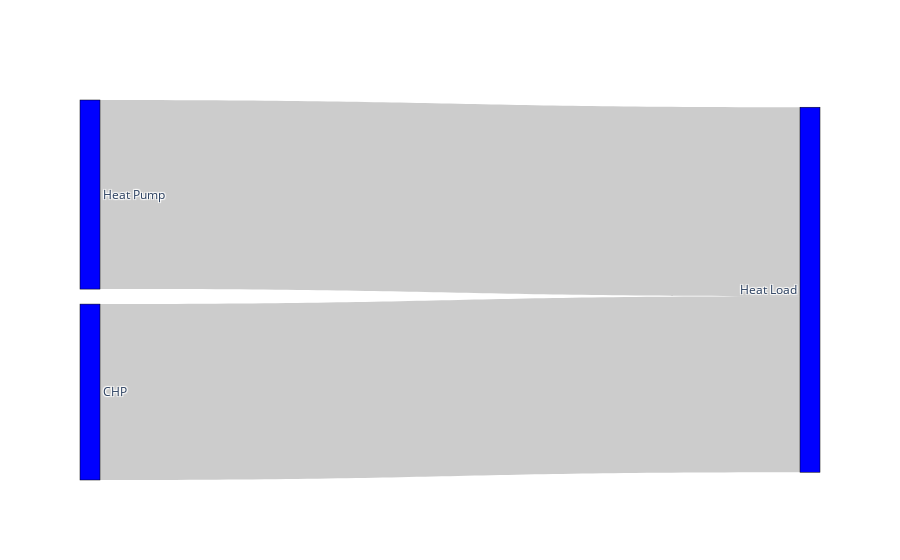

Write notebook code for a chart like this one.
### Code cell
fig = go.Figure(data=[go.Sankey(
    node = dict(
      pad = 15,
      thickness = 20,
      line = dict(color = "black", width = 0.5),
      label = ["Heat Pump", "CHP", "Heat Load"],
      color = "blue"
    ),
    link = dict(
      source = [0, 1], # indices correspond to labels, eg A1, A2, A1, B1, ...
      target = [2, 2],
      value = [df['HP_Q_Supplied'].sum(), df['chp_supply'].sum()]
  ))])

fig.show()

### Figure 1 — Plotly figure (JSON) as saved in the notebook; plotly's stock layout.template omitted (floating-point values rounded to 4 significant figures)
{"data": [{"link": {"source": [0, 1], "target": [2, 2], "value": [739710810, 688136940]}, "node": {"color": "blue", "label": ["Heat Pump", "CHP", "Heat Load"], "line": {"color": "black", "width": 0.5}, "pad": 15, "thickness": 20}, "type": "sankey"}], "layout": {}}
